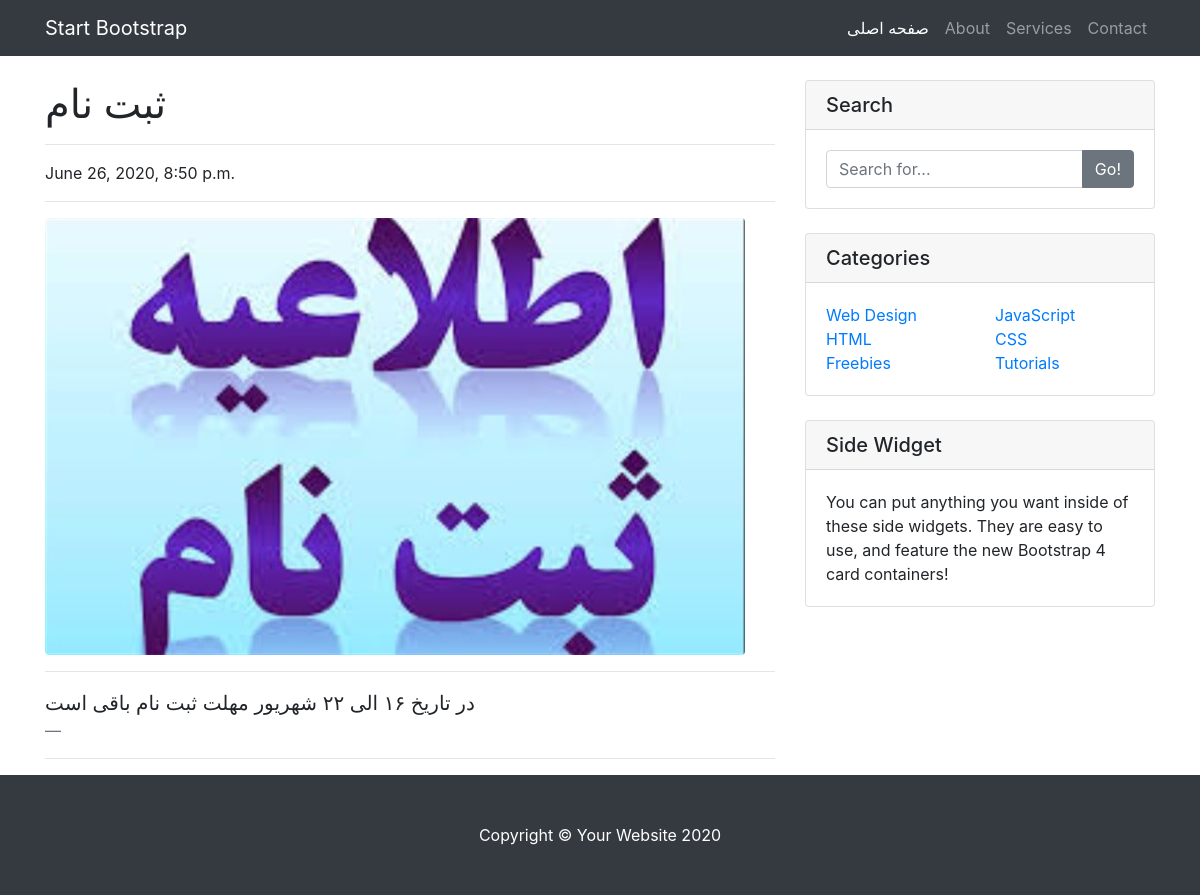
Before: /news/3 with the older database file.
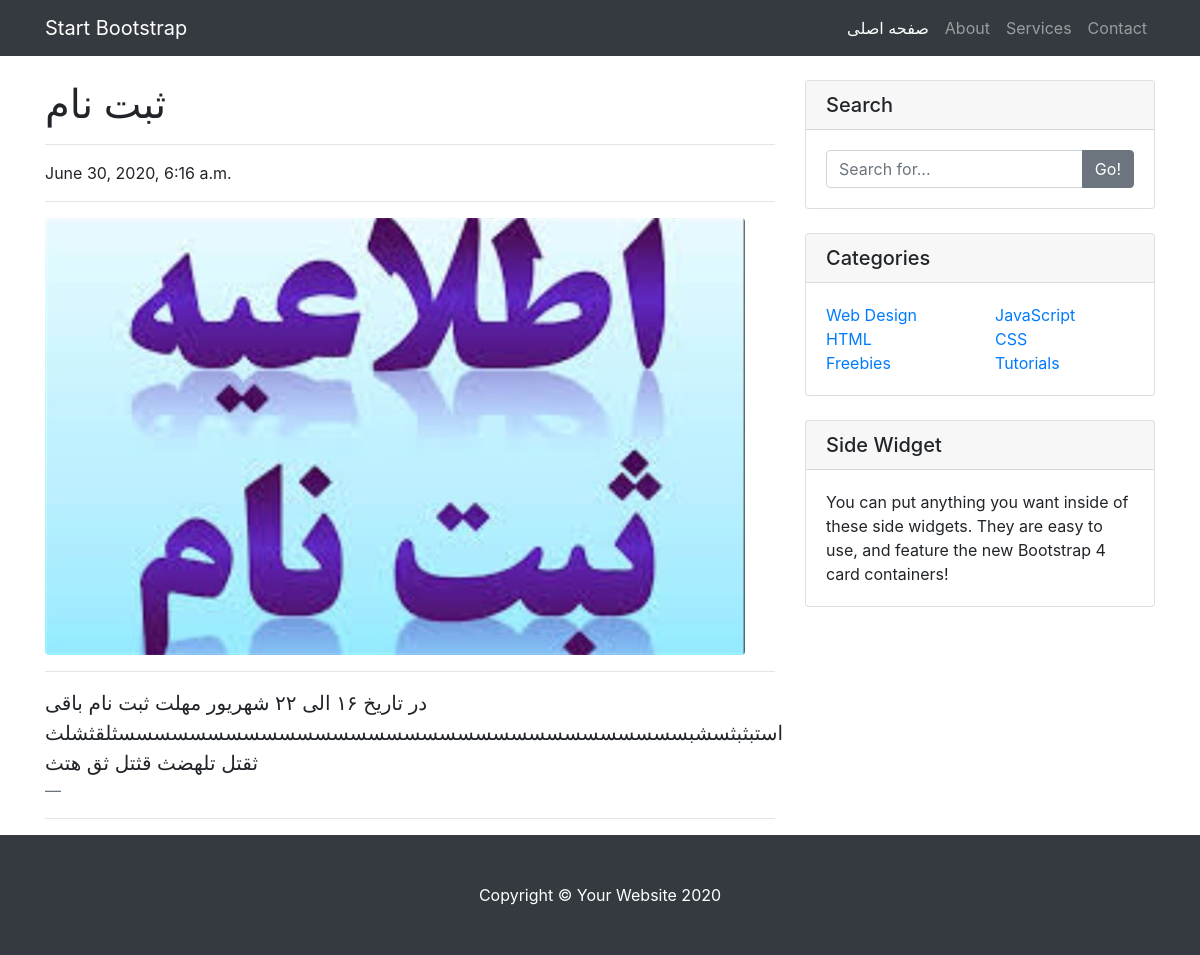
After: the same page with the newer database file.
### news/models.py (models this page shows, shortened)
class News(models.Model):
    title = models.CharField(max_length = 300)
    explanation = models.CharField(max_length = 500)
    time = models.DateTimeField(auto_now=True)
    image = models.ImageField(upload_to='news'  , validators=[news_image_size])
    class Meta:
        ordering = ('-time',)

### news/views.py (the view)
# urls.py: path('<int:pk>' , views.this_new , name='this_new')
def this_new(request  , pk = None , template_name = 'news/this_new.html'):
    new = News.objects.get(id = pk)
    serialized_comment_of_this_news = serialize_comments(comments_of_this_new(new))
    data_to_send = {}
    data_to_send['new'] = new
    data_to_send['comments'] = comments_of_this_new(new)
    return render(request , template_name , data_to_send )

### news/views.py (called while the page is built)
def comments_of_this_new(new):
    return Comments.objects.filter(news = new)

### school_home/serializers.py (called while the page is built)
def serialize_comments(comments):
    comments_serialized = Comment_Serializer(comments , many = True )
    return comments_serialized

### news/templates/news/this_new.html (shortened to what this page needs)
{% load static %}
<!DOCTYPE html>
<html lang="en">
<head>
  <link href="{% static 'news/vendor/bootstrap/css/bootstrap.min.css' %}" rel="stylesheet">
  <link href="{% static 'news/css/blog-post.css' %}" rel="stylesheet">
</head>
<body>
  <div class='container'>
  <nav class="navbar navbar-expand-lg navbar-dark bg-dark fixed-top" >
    <div class="container">
      <a class="navbar-brand" href="#">Start Bootstrap</a>
      <div class="collapse navbar-collapse" id="navbarResponsive">
        <ul class="navbar-nav ml-auto">
          <li class="nav-item active">
            <a class="nav-link" href="/../../">صفحه اصلی
            </a>
          </li>
          <li class="nav-item">
            <a class="nav-link" href="#">About</a>
          </li>
          <li class="nav-item">
            <a class="nav-link" href="#">Services</a>
          </li>
          <li class="nav-item">
            <a class="nav-link" href="#">Contact</a>
          </li>
        </ul>
      </div>
    </div>
  </nav>
  </div>
  <div class="container">
    <div class="row">
      <div class="col-lg-8">
        <h1 class="mt-4">{{new.title}}</h1>
        <hr>
        <p> {{new.time}}</p>
        <hr>
        <img class="img-fluid rounded" src={{ new.image.url}} alt="">
        <hr>
        <blockquote class="blockquote">
          <p class="mb-0">{{new.explanation}}</p>
          <footer class="blockquote-footer">
          </footer>
        </blockquote>
        <hr>
      </div>
      <div class="col-md-4">
        <div class="card my-4">
          <h5 class="card-header">Search</h5>
          <div class="card-body">
            <div class="input-group">
              <input type="text" class="form-control" placeholder="Search for...">
              <span class="input-group-append">
                <button class="btn btn-secondary" type="button">Go!</button>
              </span>
            </div>
          </div>
        </div>
        <div class="card my-4">
          <h5 class="card-header">Categories</h5>
          <div class="card-body">
            <div class="row">
              <div class="col-lg-6">
                <ul class="list-unstyled mb-0">
                  <li>
                    <a href="#">Web Design</a>
                  </li>
                  <li>
                    <a href="#">HTML</a>
                  </li>
                  <li>
                    <a href="#">Freebies</a>
                  </li>
                </ul>
              </div>
              <div class="col-lg-6">
                <ul class="list-unstyled mb-0">
                  <li>
                    <a href="#">JavaScript</a>
                  </li>
                  <li>
                    <a href="#">CSS</a>
                  </li>
                  <li>
                    <a href="#">Tutorials</a>
                  </li>
                </ul>
              </div>
            </div>
          </div>
        </div>
        <div class="card my-4">
          <h5 class="card-header">Side Widget</h5>
          <div class="card-body">
            You can put anything you want inside of these side widgets. They are easy to use, and feature the new Bootstrap 4 card containers!
          </div>
        </div>
      </div>
    </div>
  </div>
  <footer class="py-5 bg-dark">
    <div class="container">
      <p class="m-0 text-center text-white">Copyright &copy; Your Website 2020</p>
    </div>
  </footer>
</body>
</html>

### news/static/news/css/blog-post.css (style rules this page uses)
body { padding-top: 56px; }

Changed rows visible on the page:
changed News "ثبت نام": time "June 26, 2020, 8:50 p.m." → "June 30, 2020, 6:16 a.m."; explanation "در تاریخ ۱۶ الی ۲۲ شهریور مهلت ثبت نام باقی است" → "در تاریخ ۱۶ الی ۲۲ شهریور مهلت ثبت نام باقی استبثبثسشبسسسسسسسسسسسسسسسسسسسسسسسسسسسسسسسسثلقثشلث ثقتل تلهضث قثتل ثق هتث"
